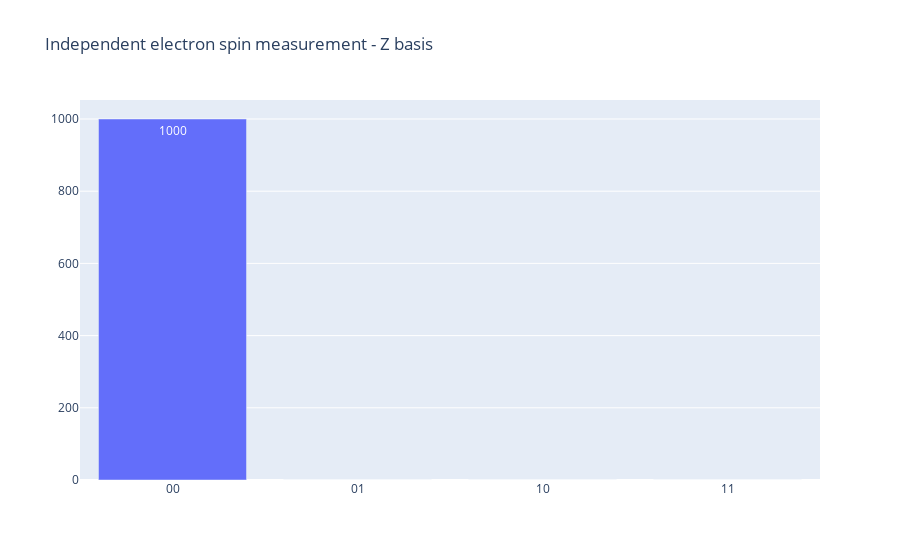

The cell this chart's notebook holds for it:
### Code cell
results = qsharp.run("Independent(PauliZ)", shots=1000)
plot(results, title="Independent electron spin measurement - Z basis")

### Figure 1 — Plotly figure (JSON) as saved in the notebook; plotly's stock layout.template omitted (floating-point values rounded to 4 significant figures)
{"data": [{"text": ["1000", "0", "0", "0"], "type": "bar", "x": ["00", "01", "10", "11"], "y": [1000, 0, 0, 0]}], "layout": {"title": {"text": "Independent electron spin measurement - Z basis"}}}
